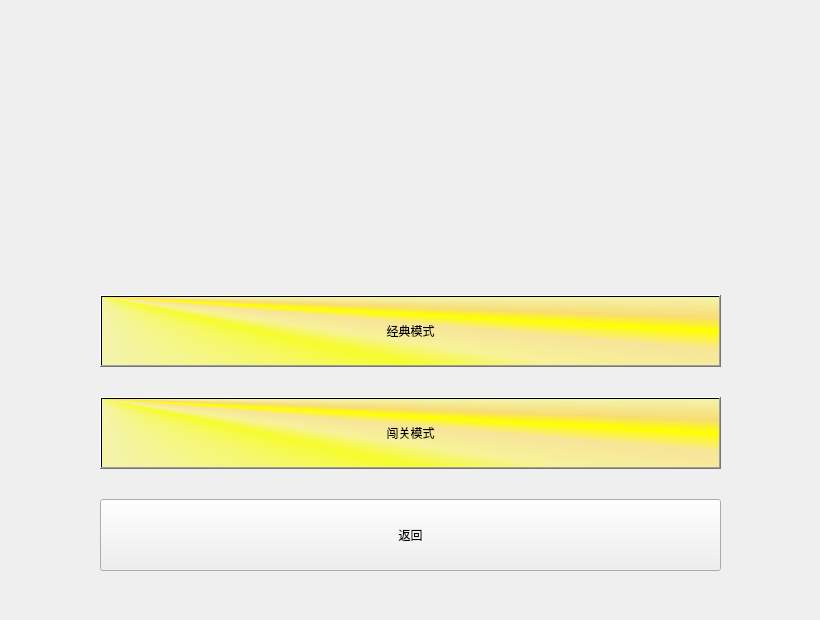
<?xml version="1.0" encoding="UTF-8"?>
<ui version="4.0">
 <class>Game_List</class>
 <widget class="QWidget" name="Game_List">
  <property name="geometry">
   <rect>
    <x>0</x>
    <y>0</y>
    <width>820</width>
    <height>620</height>
   </rect>
  </property>
  <property name="windowTitle">
   <string>Form</string>
  </property>
  <widget class="QWidget" name="verticalLayoutWidget">
   <property name="geometry">
    <rect>
     <x>0</x>
     <y>0</y>
     <width>821</width>
     <height>621</height>
    </rect>
   </property>
   <layout class="QVBoxLayout" name="HeadContainer" stretch="5,1,2,2,2">
    <property name="spacing">
     <number>30</number>
    </property>
    <property name="leftMargin">
     <number>100</number>
    </property>
    <property name="topMargin">
     <number>50</number>
    </property>
    <property name="rightMargin">
     <number>100</number>
    </property>
    <property name="bottomMargin">
     <number>50</number>
    </property>
    <item>
     <widget class="QLabel" name="Title">
      <property name="minimumSize">
       <size>
        <width>0</width>
        <height>0</height>
       </size>
      </property>
      <property name="styleSheet">
       <string notr="true">image: url(:/Image/title.png);</string>
      </property>
      <property name="text">
       <string/>
      </property>
     </widget>
    </item>
    <item>
     <spacer name="verticalSpacer">
      <property name="orientation">
       <enum>Qt::Vertical</enum>
      </property>
      <property name="sizeHint" stdset="0">
       <size>
        <width>20</width>
        <height>40</height>
       </size>
      </property>
     </spacer>
    </item>
    <item>
     <widget class="QPushButton" name="ClasscalMode">
      <property name="sizePolicy">
       <sizepolicy hsizetype="Minimum" vsizetype="Minimum">
        <horstretch>0</horstretch>
        <verstretch>0</verstretch>
       </sizepolicy>
      </property>
      <property name="minimumSize">
       <size>
        <width>0</width>
        <height>0</height>
       </size>
      </property>
      <property name="styleSheet">
       <string notr="true">background-color: qconicalgradient(cx:0, cy:0, angle:135, stop:0 rgba(255, 255, 0, 69), stop:0.375 rgba(255, 255, 0, 69), stop:0.423533 rgba(251, 255, 0, 145), stop:0.45 rgba(247, 255, 0, 208), stop:0.477581 rgba(255, 244, 71, 130), stop:0.518717 rgba(255, 218, 71, 130), stop:0.55 rgba(255, 255, 0, 255), stop:0.57754 rgba(255, 203, 0, 130), stop:0.625 rgba(255, 255, 0, 69), stop:1 rgba(255, 255, 0, 69));</string>
      </property>
      <property name="text">
       <string>经典模式</string>
      </property>
     </widget>
    </item>
    <item>
     <widget class="QPushButton" name="PassMode">
      <property name="sizePolicy">
       <sizepolicy hsizetype="Minimum" vsizetype="Minimum">
        <horstretch>0</horstretch>
        <verstretch>0</verstretch>
       </sizepolicy>
      </property>
      <property name="minimumSize">
       <size>
        <width>0</width>
        <height>0</height>
       </size>
      </property>
      <property name="styleSheet">
       <string notr="true">background-color: qconicalgradient(cx:0, cy:0, angle:135, stop:0 rgba(255, 255, 0, 69), stop:0.375 rgba(255, 255, 0, 69), stop:0.423533 rgba(251, 255, 0, 145), stop:0.45 rgba(247, 255, 0, 208), stop:0.477581 rgba(255, 244, 71, 130), stop:0.518717 rgba(255, 218, 71, 130), stop:0.55 rgba(255, 255, 0, 255), stop:0.57754 rgba(255, 203, 0, 130), stop:0.625 rgba(255, 255, 0, 69), stop:1 rgba(255, 255, 0, 69));</string>
      </property>
      <property name="text">
       <string>闯关模式</string>
      </property>
     </widget>
    </item>
    <item>
     <widget class="QPushButton" name="BackButton">
      <property name="sizePolicy">
       <sizepolicy hsizetype="Minimum" vsizetype="Minimum">
        <horstretch>0</horstretch>
        <verstretch>0</verstretch>
       </sizepolicy>
      </property>
      <property name="minimumSize">
       <size>
        <width>0</width>
        <height>0</height>
       </size>
      </property>
      <property name="styleSheet">
       <string notr="true">background-color: qconicalgradient(cx:0, cy:0, angle:135, stop:0 rgba(0, 255, 255, 69), stop:0.375 rgba(0, 73, 255, 69), stop:0.421296 rgba(0, 141, 255, 145), stop:0.43318 rgba(102, 168, 188, 171), stop:0.437788 rgba(85, 207, 195, 181), stop:0.442396 rgba(67, 225, 225, 192), stop:0.447005 rgba(56, 222, 244, 202), stop:0.45 rgba(0, 255, 238, 208), stop:0.456221 rgba(70, 253, 229, 191), stop:0.460829 rgba(27, 225, 251, 178), stop:0.470046 rgba(94, 209, 247, 151), stop:0.477581 rgba(71, 222, 255, 130), stop:0.520737 rgba(71, 197, 255, 130), stop:0.55 rgba(0, 234, 255, 255), stop:0.576037 rgba(0, 234, 255, 130), stop:0.625 rgba(36, 0, 255, 69), stop:1 rgba(0, 255, 255, 69));</string>
      </property>
      <property name="text">
       <string>返回</string>
      </property>
     </widget>
    </item>
   </layout>
  </widget>
 </widget>
 <resources/>
 <connections/>
</ui>
